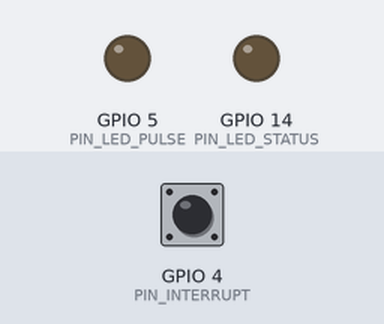
Bench run of a sketch on a simulated ESP8266 (NodeMCU). Parts: output pins drawn as LEDs (lit = HIGH). The inputs (shaded band) are chosen by the test bench; at power-on: GPIO 4 (PIN_INTERRUPT) HIGH. WiFi joins after 1.5 s; servers stay silent unless stated; what the sketch prints to the serial monitor is not drawn.

Above: at 2.7 s.
2.8 s: GPIO 4 (PIN_INTERRUPT) pulled LOW for 0.15 s
At 2.9 s:
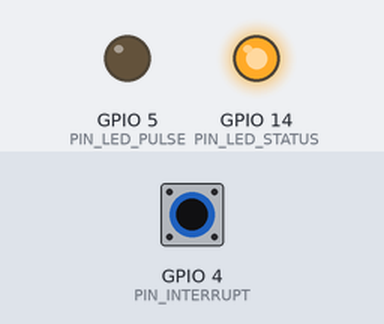
Timing chart, 0 to 5.8 s (numbered marks = the images above; inputs shaded):
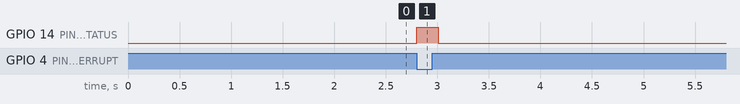

The sketch:

sxn_ESP8266_elvis.ino
```cpp
#include <ESP8266WiFi.h>
//==================================================
// sxn_ESP8266_elvis.ino
// 2015-12-27
//==================================================
//History
//==================================================

// char* ssid     = "bridge";
//const char* password = "6301166614";
const char* ssid     = "TeliaGateway30-91-8F-2B-51-83";
const char* password = "C150C3A2F2";
const char* host = "78.67.160.17";
const char* clientName = "ESPInterrupt";
IPAddress ipAddress;

const int PIN_INTERRUPT  = 4;
const int PIN_LED_PULSE  = 5;
const int PIN_LED_STATUS = 14;

unsigned long time1, time2, data;
//==================================================
#define SWID 2015
#define DEVID 1218
#define SIDN  1   // No of SIDs
#define SID1 901
#define SID2 902
#define SID3 903
#define SID4 904
#define SID5 905
#define SID6 906
#define SID7 907
#define SID8 908
int g_device_delay = 20;
int g_debug = 0;
//==================================================
// This code supports 2 decimals only
#define NFLOAT 2  // No of decimals i float value
// Arduino states
#define MAX_SID 10
#define MAX_ORDERS 100
int g_sids[10] = {SIDN,SID1,SID2,SID3,SID4,SID5,SID6,SID7,SID8};

// Arduino-RPi protocol
#define NABTON_DATA     1
#define NABTON_LATEST   2
#define NABTON_MAILBOX  3
volatile int g_sendData = LOW;
volatile int g_watt;
char g_sIp[40];
//=================================================
void NB_sendFloatData(int sid, float value)
//=================================================
{

    char sValue[15];
    digitalWrite(PIN_LED_STATUS,HIGH);
    dtostrf(value,7, NFLOAT, sValue);

    WiFiClient client;
    const int httpPort = 80;
    if (!client.connect(host, httpPort)) {
      Serial.println("connection failed");
      return;
    }

    String urlPath        = "/sxndata/index.php";
    String arduinoSim     = "?mid=1&nsid="+String(SIDN)+"&sid1="+String(sid)+"&dat1="+String(sValue);
    String nameString     = "&name=" + String(clientName);;
    String ipString       = "&ip=" + String(g_sIp);

    client.print(String("GET ") + urlPath + arduinoSim + nameString + ipString + " HTTP/1.1\r\n" +
                 "Host: " + host + "\r\n" +
                 "Connection: close\r\n\r\n");
    delay(10);
//    while(client.available()){
//      String line = client.readStringUntil('\r');
//      if(g_debug == 1)Serial.print(line);
//      // TBD receive SID mail
//    }

    digitalWrite(PIN_LED_STATUS,LOW);
}
//======================================
void pulse()
//======================================
{
      time2 = time1;
      time1 = millis();
      data = time1 - time2;
      if(data < 100)
      {
        time1 = time2;
        return;
      }
      float watt = 3600.0/data*1000.0;
      digitalWrite(PIN_LED_PULSE,HIGH);
      digitalWrite(PIN_LED_PULSE,LOW);
      g_watt = watt;
      g_sendData = HIGH;
}
//==================================================
void setup() {
//==================================================

  pinMode(PIN_LED_PULSE, OUTPUT);
  pinMode(PIN_LED_STATUS, OUTPUT);
  pinMode(PIN_INTERRUPT, INPUT);


  Serial.begin(115200);

  Serial.println();
  Serial.print("Connecting to ");
  Serial.println(ssid);

  WiFi.begin(ssid, password);

  while (WiFi.status() != WL_CONNECTED) {
    delay(500);
    Serial.print(".");
  }

  Serial.println("");
  Serial.println("WiFi connected");
  Serial.println("IP address: ");
  ipAddress = WiFi.localIP();
  Serial.println(ipAddress);
  sprintf(g_sIp,"%d.%d.%d.%d", ipAddress[0],ipAddress[1],ipAddress[2],ipAddress[3]);

  attachInterrupt(digitalPinToInterrupt(PIN_INTERRUPT), pulse, FALLING);

  digitalWrite(PIN_LED_PULSE,LOW);
  digitalWrite(PIN_LED_STATUS,LOW);
}

int count=0;
//==================================================
void loop() {
//==================================================
    if(g_sendData == HIGH)
    {
      g_sendData = LOW;
      NB_sendFloatData(SID1, g_watt);
    }
}
```

Measured:
- after the input at 2.8 s, GPIO 14 (PIN_LED_STATUS): LOW → HIGH at once, → LOW 0.21 s later
